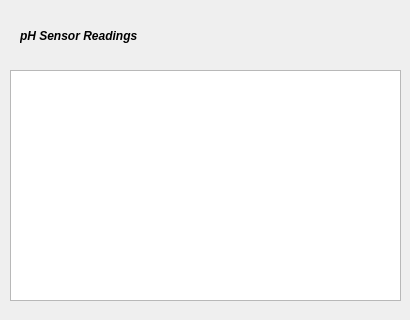
<?xml version="1.0" encoding="UTF-8"?>
<ui version="4.0">
 <class>pHCalibration</class>
 <widget class="QDialog" name="pHCalibration">
  <property name="windowModality">
   <enum>Qt::NonModal</enum>
  </property>
  <property name="geometry">
   <rect>
    <x>0</x>
    <y>0</y>
    <width>410</width>
    <height>320</height>
   </rect>
  </property>
  <property name="sizePolicy">
   <sizepolicy hsizetype="Fixed" vsizetype="Fixed">
    <horstretch>0</horstretch>
    <verstretch>0</verstretch>
   </sizepolicy>
  </property>
  <property name="minimumSize">
   <size>
    <width>410</width>
    <height>320</height>
   </size>
  </property>
  <property name="maximumSize">
   <size>
    <width>410</width>
    <height>320</height>
   </size>
  </property>
  <property name="windowTitle">
   <string>pH Calibration Tests</string>
  </property>
  <property name="modal">
   <bool>false</bool>
  </property>
  <widget class="QTextEdit" name="i2cOutput">
   <property name="geometry">
    <rect>
     <x>10</x>
     <y>70</y>
     <width>391</width>
     <height>231</height>
    </rect>
   </property>
   <property name="textInteractionFlags">
    <set>Qt::TextEditorInteraction</set>
   </property>
  </widget>
  <widget class="QLabel" name="status">
   <property name="geometry">
    <rect>
     <x>20</x>
     <y>10</y>
     <width>381</width>
     <height>51</height>
    </rect>
   </property>
   <property name="font">
    <font>
     <weight>75</weight>
     <italic>true</italic>
     <bold>true</bold>
    </font>
   </property>
   <property name="text">
    <string>pH Sensor Readings</string>
   </property>
   <property name="wordWrap">
    <bool>true</bool>
   </property>
  </widget>
 </widget>
 <resources/>
 <connections/>
</ui>
